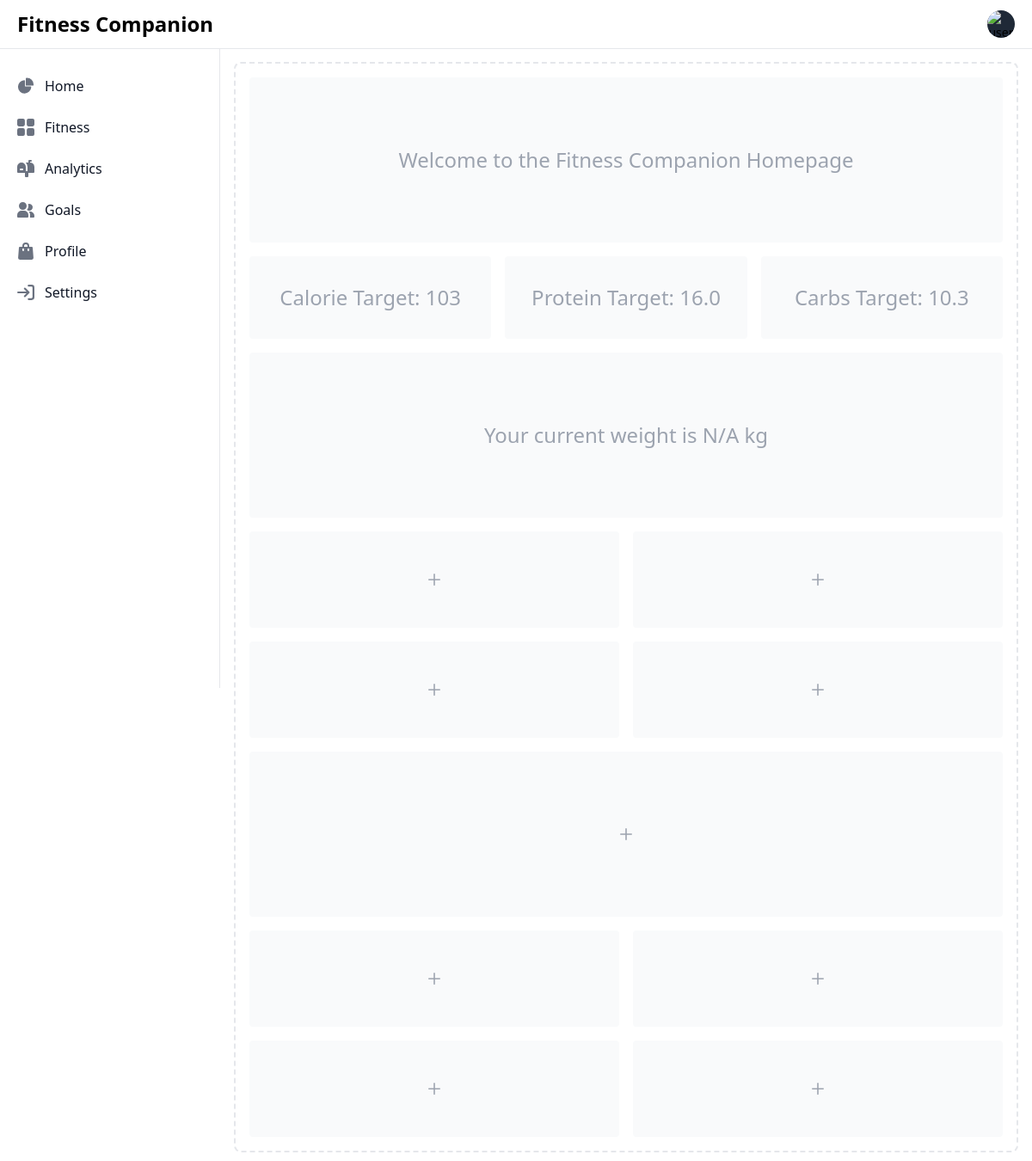
The page /accounts/ (signed in) on the database as committed earlier.
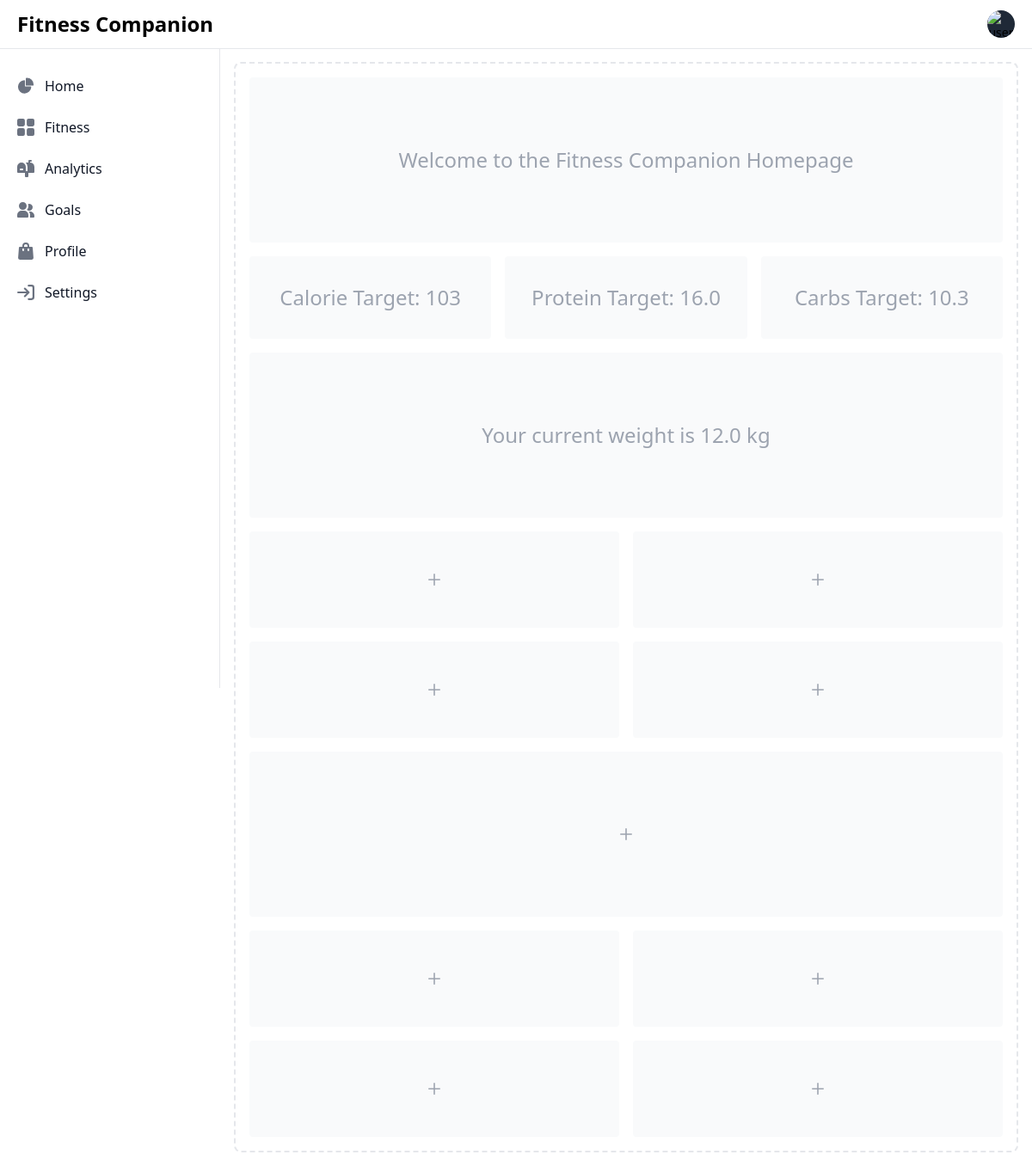
The same page on the database as committed later.
### fitness/models.py (models this page shows, shortened)
class WorkoutExercise(models.Model):
    workout_log = models.ForeignKey(
        WorkoutLog, related_name="exercises", on_delete=models.CASCADE
    )
    exercise = models.ForeignKey(Exercise, on_delete=models.PROTECT)
    sets = models.IntegerField(validators=[MinValueValidator(1)])
    reps = models.IntegerField(validators=[MinValueValidator(1)])
    weight = models.FloatField(null=True, blank=True, help_text="Weight in kg")

### accounts/views.py (the view)
# urls.py: path("", views.home, name="home"),
@login_required  # This ensures only authenticated users can access this view
def home(request):
    user = request.user
    try:
        profile = Profile.objects.get(user=user)
    except Profile.DoesNotExist:
        profile = None  # If profile doesn't exist, set it to None
    nutrition_goal = NutritionGoal.objects.get(user=request.user)
    latest_workout_exercise = WorkoutExercise.objects.filter(workout_log__user=user).order_by("-workout_log__date").first()
    context = {
        "user": user,
        "profile": profile,
        "nutrition_goal": nutrition_goal,
        "latest_workout_exercise": latest_workout_exercise,
        "fitness_goal": user.fitness_goal
        or "Not set",  # user.fitness_goal is from CustomUser
        "bmi": user.calculate_bmi()
        or "Not set",  # user.calculate_bmi() is from CustomUser
    }
    return render(request, "home.html", context)

### accounts/models.py (called while the page is built)
    def calculate_bmi(self):
        if not self.height or not self.weight:
            return None
        height_m = self.height / 100 if self.height > 3 else self.height
        return round(self.weight / (height_m ** 2), 2)

### templates/home.html (shortened to what the changed rows need)
{% load static %}
<!DOCTYPE html>
<html lang="en">
<head>
    <link rel="stylesheet" href="{% static 'css/output.css' %}" />
</head>
<body>
    <div class="p-4 sm:ml-64">
        {% if user %}
        <div class="p-4 border-2 border-gray-200 border-dashed rounded-lg dark:border-gray-700 mt-14">
            <div class="flex items-center justify-center h-48 mb-4 rounded bg-gray-50 dark:bg-gray-800">
                <p class="text-2xl text-gray-400 dark:text-gray-100">
                    Welcome to the Fitness Companion Homepage
                </p>
            </div>
            <div class="grid grid-cols-3 gap-4 mb-4">
                <div class="flex items-center justify-center h-24 rounded bg-gray-50 dark:bg-gray-800">
                    <p class="text-2xl text-gray-400 dark:text-gray-100">
                        Calorie Target: {{ nutrition_goal.daily_calorie_target }}
                    </p>
                </div>
                <div class="flex items-center justify-center h-24 rounded bg-gray-50 dark:bg-gray-800">
                    <p class="text-2xl text-gray-400 dark:text-gray-100">
                        Protein Target: {{ nutrition_goal.protein_target }}
                    </p>
                </div>
                <div class="flex items-center justify-center h-24 rounded bg-gray-50 dark:bg-gray-800">
                    <p class="text-2xl text-gray-400 dark:text-gray-100">
                        Carbs Target: {{ nutrition_goal.carbohydrate_target }}
                    </p>
                </div>
            </div>
            <div class="flex items-center justify-center h-48 mb-4 rounded bg-gray-50 dark:bg-gray-800">
                <p class="text-2xl text-gray-400 dark:text-gray-100">
                    Your current weight is {{ latest_workout_exercise.weight|default:"N/A" }} kg
                </p>
            </div>
            <div class="grid grid-cols-2 gap-4 mb-4">
                <div class="flex items-center justify-center rounded bg-gray-50 h-28 dark:bg-gray-800">
                    <p class="text-2xl text-gray-400 dark:text-gray-500">
                        <svg class="w-3.5 h-3.5" aria-hidden="true" xmlns="http://www.w3.org/2000/svg" fill="none"
                            viewBox="0 0 18 18">
                            <path stroke="currentColor" stroke-linecap="round" stroke-linejoin="round" stroke-width="2"
                                d="M9 1v16M1 9h16" />
                        </svg>
                    </p>
                </div>
                <div class="flex items-center justify-center rounded bg-gray-50 h-28 dark:bg-gray-800">
                    <p class="text-2xl text-gray-400 dark:text-gray-500">
                        <svg class="w-3.5 h-3.5" aria-hidden="true" xmlns="http://www.w3.org/2000/svg" fill="none"
                            viewBox="0 0 18 18">
                            <path stroke="currentColor" stroke-linecap="round" stroke-linejoin="round" stroke-width="2"
                                d="M9 1v16M1 9h16" />
                        </svg>
                    </p>
                </div>
                <div class="flex items-center justify-center rounded bg-gray-50 h-28 dark:bg-gray-800">
                    <p class="text-2xl text-gray-400 dark:text-gray-500">
                        <svg class="w-3.5 h-3.5" aria-hidden="true" xmlns="http://www.w3.org/2000/svg" fill="none"
                            viewBox="0 0 18 18">
                            <path stroke="currentColor" stroke-linecap="round" stroke-linejoin="round" stroke-width="2"
                                d="M9 1v16M1 9h16" />
                        </svg>
                    </p>
                </div>
                <div class="flex items-center justify-center rounded bg-gray-50 h-28 dark:bg-gray-800">
                    <p class="text-2xl text-gray-400 dark:text-gray-500">
                        <svg class="w-3.5 h-3.5" aria-hidden="true" xmlns="http://www.w3.org/2000/svg" fill="none"
                            viewBox="0 0 18 18">
                            <path stroke="currentColor" stroke-linecap="round" stroke-linejoin="round" stroke-width="2"
                                d="M9 1v16M1 9h16" />
                        </svg>
                    </p>
                </div>
            </div>
            <div class="flex items-center justify-center h-48 mb-4 rounded bg-gray-50 dark:bg-gray-800">
                <p class="text-2xl text-gray-400 dark:text-gray-500">
                    <svg class="w-3.5 h-3.5" aria-hidden="true" xmlns="http://www.w3.org/2000/svg" fill="none"
                        viewBox="0 0 18 18">
                        <path stroke="currentColor" stroke-linecap="round" stroke-linejoin="round" stroke-width="2"
                            d="M9 1v16M1 9h16" />
                    </svg>
                </p>
            </div>
            <div class="grid grid-cols-2 gap-4">
                <div class="flex items-center justify-center rounded bg-gray-50 h-28 dark:bg-gray-800">
                    <p class="text-2xl text-gray-400 dark:text-gray-500">
                        <svg class="w-3.5 h-3.5" aria-hidden="true" xmlns="http://www.w3.org/2000/svg" fill="none"
                            viewBox="0 0 18 18">
                            <path stroke="currentColor" stroke-linecap="round" stroke-linejoin="round" stroke-width="2"
                                d="M9 1v16M1 9h16" />
                        </svg>
                    </p>
                </div>
                <div class="flex items-center justify-center rounded bg-gray-50 h-28 dark:bg-gray-800">
                    <p class="text-2xl text-gray-400 dark:text-gray-500">
                        <svg class="w-3.5 h-3.5" aria-hidden="true" xmlns="http://www.w3.org/2000/svg" fill="none"
                            viewBox="0 0 18 18">
                            <path stroke="currentColor" stroke-linecap="round" stroke-linejoin="round" stroke-width="2"
                                d="M9 1v16M1 9h16" />
                        </svg>
                    </p>
                </div>
                <div class="flex items-center justify-center rounded bg-gray-50 h-28 dark:bg-gray-800">
                    <p class="text-2xl text-gray-400 dark:text-gray-500">
                        <svg class="w-3.5 h-3.5" aria-hidden="true" xmlns="http://www.w3.org/2000/svg" fill="none"
                            viewBox="0 0 18 18">
                            <path stroke="currentColor" stroke-linecap="round" stroke-linejoin="round" stroke-width="2"
                                d="M9 1v16M1 9h16" />
                        </svg>
                    </p>
                </div>
                <div class="flex items-center justify-center rounded bg-gray-50 h-28 dark:bg-gray-800">
                    <p class="text-2xl text-gray-400 dark:text-gray-500">
                        <svg class="w-3.5 h-3.5" aria-hidden="true" xmlns="http://www.w3.org/2000/svg" fill="none"
                            viewBox="0 0 18 18">
                            <path stroke="currentColor" stroke-linecap="round" stroke-linejoin="round" stroke-width="2"
                                d="M9 1v16M1 9h16" />
                        </svg>
                    </p>
                </div>
            </div>
        </div>
        {% else %}
        <div class="p-4 border-2 border-gray-200 border-dashed rounded-lg  bg-gray-50 border-gray-700 mt-14">
            No fitness data available
            </div>
        {% endif %}
    </div>
</body>
</html>

Rows that differ between the two databases and show on the page:
added WorkoutExercise: weight "12.0"
Other text that changed with them:
{{ latest_workout_exercise.weight|default:"N/A" }}: "N/A" → (not shown)
